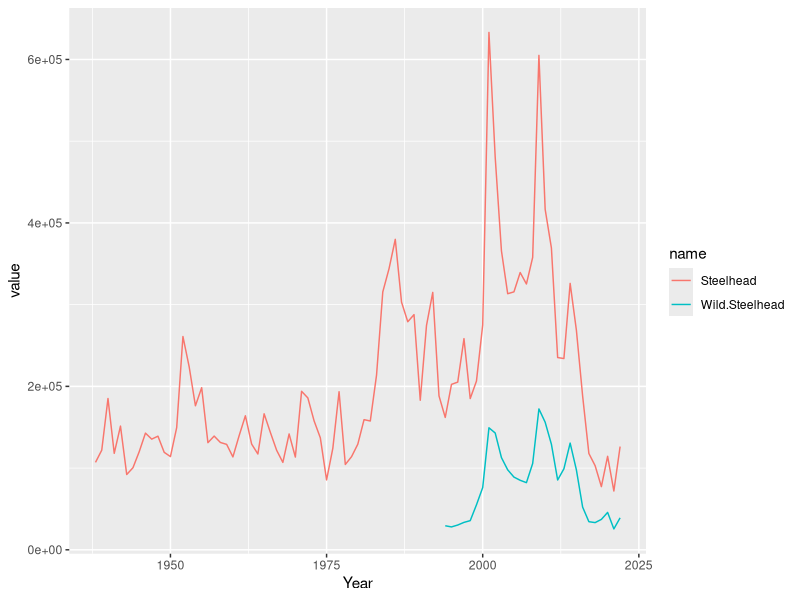
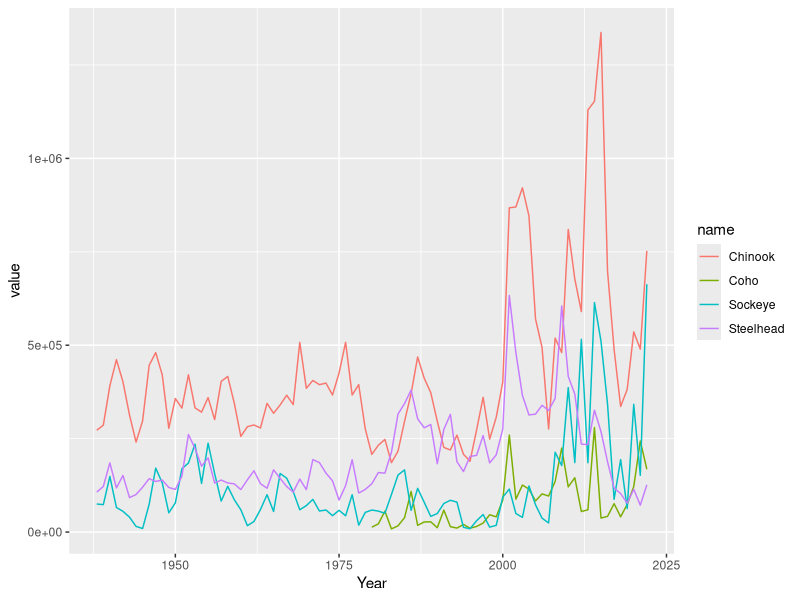

The R script that drew these images, in order:
# Plotting steelhead returns at Bonneville

library(tidyverse)
library(here)

BON_passage_counts <- read.csv(here::here("figures", "exploratory", "adultannual_1689958375_841.csv"))

# replace 0s with NAs so that we start the time series at the right point
# Drop 2023 because the run year is not yet complete
BON_passage_counts %>% 
  dplyr::select(Year, Steelhead, Wild.Steelhead) %>% 
  pivot_longer(cols = c("Steelhead", "Wild.Steelhead")) %>% 
  mutate(value = ifelse(value == 0, NA, value)) %>% 
  filter(Year <= 2022) -> BON_steelhead_counts


ggplot(BON_steelhead_counts, aes(x = Year, y = value, color = name)) +
  geom_line()


# Conclusions: 
# Steelhead are not doing well. Right around the full time series low


# How does that compare to other salmonids?
BON_passage_counts %>% 
  dplyr::select(Year, Chinook, Steelhead, Sockeye, Coho) %>% 
  pivot_longer(cols = c("Chinook", "Steelhead", "Sockeye", "Coho")) %>% 
  mutate(value = ifelse(value == 0, NA, value)) %>% 
  filter(Year <= 2022) -> BON_salmonid_counts

ggplot(BON_salmonid_counts, aes(x = Year, y = value, color = name)) +
  geom_line()

# Sockeye are doing really well - 2022 was the all time high.
# Chinook and Coho are also doing well - above the long term average.
# Steelhead? Worst of the bunch. There was a time when Steelhead and Cnihook were 
# jointly the most abundant salmonids, but now Steelhead are the least 
# (and Chinook are the still the most)


# So why are Steelhead doing so badly? What makes them different from Chinook and Coho and Sockeye?
# Well... one part of it might be their adult life history.